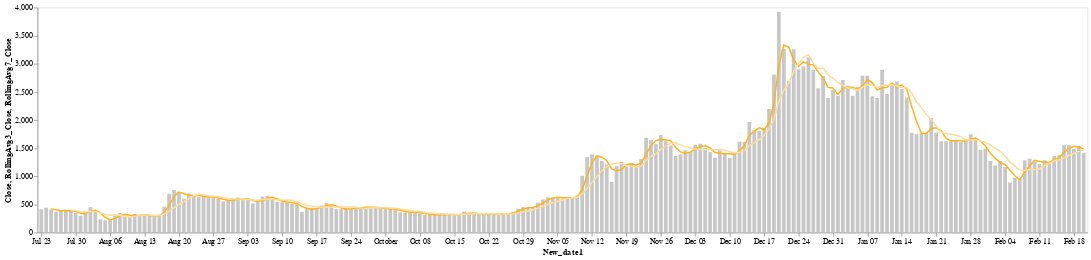

This figure's notebook cell:
### Code cell
(base_close + 
 three_days_rolling_closemean_line + 
 seven_days_rolling_closemean_line ).configure_axis(
    grid=False
).properties(
    width=1400,
    height=300
)

### Figure 1 — Vega-Lite specification as saved in the notebook (floating-point values rounded to 4 significant figures; data arrays with more than 128 entries replaced by an {"elided": "..."} marker saying what was removed)
{"config": {"view": {"continuousWidth": 400, "continuousHeight": 300}, "axis": {"grid": false}}, "layer": [{"mark": {"type": "bar", "size": 5}, "encoding": {"color": {"value": "#BABABA"}, "opacity": {"value": 0.8}, "tooltip": [{"type": "nominal", "field": "Name"}, {"type": "quantitative", "field": "Close"}], "x": {"type": "temporal", "field": "New_date1", "sort": "x"}, "y": {"type": "quantitative", "field": "Close"}}}, {"mark": "line", "encoding": {"color": {"value": "#FFB319"}, "tooltip": [{"type": "nominal", "field": "Name"}, {"type": "quantitative", "field": "RollingAvg3_Close"}], "x": {"type": "temporal", "field": "New_date1", "sort": "x"}, "y": {"type": "quantitative", "field": "RollingAvg3_Close"}}}, {"mark": "line", "encoding": {"color": {"value": "#FFDD99"}, "tooltip": [{"type": "nominal", "field": "Name"}, {"type": "quantitative", "field": "RollingAvg7_Close"}], "x": {"type": "temporal", "field": "New_date1", "sort": "x"}, "y": {"type": "quantitative", "field": "RollingAvg7_Close"}}}], "data": {"name": "data-6b4f25dc132b81851a2c7d9672bd744d"}, "height": 300, "width": 1400, "$schema": "https://vega.github.io/schema/vega-lite/v4.8.1.json", "datasets": {"data-6b4f25dc132b81851a2c7d9672bd744d": {"elided": "213 records"}}}
